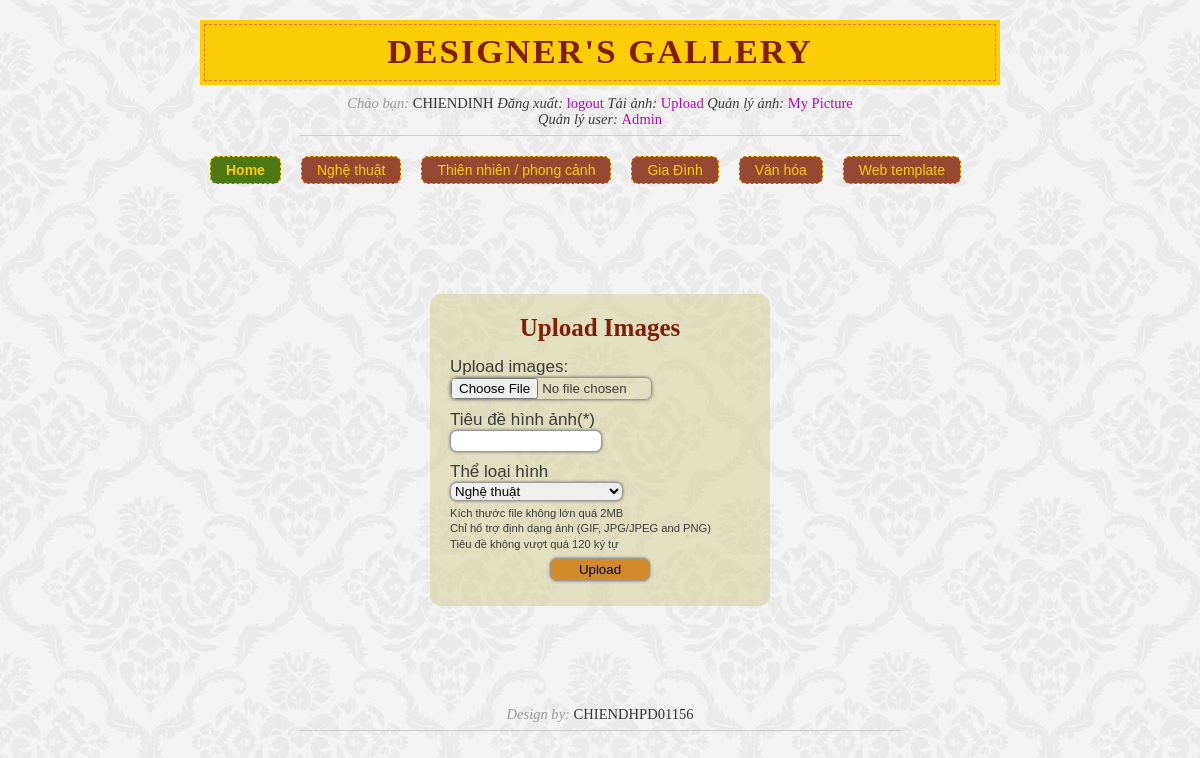
The app's page /upload_images.php (signed in) with its own data.
### tables this page shows
CREATE TABLE IF NOT EXISTS `typeimage` (
  `typeimage_id` tinyint(3) unsigned NOT NULL AUTO_INCREMENT,
  `typeimage_name` varchar(50) NOT NULL,
  PRIMARY KEY (`typeimage_id`)
);

### upload_images.php (the view, shortened to what this page needs)
<?php
	include 'header.php';
?>
	<div id="content">
    <div id="login">
<?php
    if(isset($_SESSION['login'])){
?>
    	<h2>Upload Images</h2>
    	<form action="upload_process.php" method="post" enctype="multipart/form-data">
        	<ul>
            	<li>
                <label class="upload">Upload images: </label>
                <input type="file" name="uploadfile" />
                </li>
                <li><label class="upload">Tiêu đề hình ảnh(*)</label><input type="text" name="titleIMG" /></li>
                <li>
                	<label>Thể loại hình</label>
                    <select name="typeIMG">
            	<?php
					$query = 'SELECT * FROM typeimage';
					$result = mysql_query($query,$db) or die(mysql_error($db));
					while($row = mysql_fetch_array($result)){
						echo '<option value="'.$row['typeimage_id'].'">'.$row['typeimage_name'].'</option>';
					}
				?>
                    </select>
                </li>
                <li style="padding: 0">Kích thước file không lớn quá 2MB</li>
                <li style="padding: 0">Chỉ hổ trợ định dạng ảnh (GIF, JPG/JPEG and PNG)</li>
				<li style="padding: 0">Tiêu đề không vượt quá 120 ký tự</li>
                <li><input type="submit" name="upload" value="Upload" /></li>
            </ul>
        </form>
<?php
	}else{
		echo '<p style="font-size: 15px;color:#4B7E1E;">Bạn chưa đăng nhập<br />
        Hệ thống sẽ về trang chủ trong giây lát</p>';
	}
 ?>
    </div>
    </div>
<?php include 'footer.php';?>

### header.php (shortened to what this page needs)
<?php
    $db = mysql_connect(MYSQL_HOST,MYSQL_USER) or die('Khong ket noi duoc CSDL');
?>
<!DOCTYPE html PUBLIC "-//W3C//DTD XHTML 1.0 Transitional//EN" "http://www.w3.org/TR/xhtml1/DTD/xhtml1-transitional.dtd">
<html xmlns="http://www.w3.org/1999/xhtml">
<head>
	<link rel="stylesheet" href="css/lightbox.css" type="text/css" media="screen" />
	<link rel="stylesheet" href="css/styles.css" type="text/css" media="screen" />
</head>
<body>
<div id="wrap">
	<div id="header">
		<h1><em>Designer's Gallery</em></h1>
    <?php
        if(isset($_SESSION['login']) and isset($_SESSION['user'])){
    ?>
        <p class="about">
            <em>Chào bạn: </em><a href="user_manual.php"><?php echo $_SESSION['user'];?></a>
            <span><em>Đăng xuất: </em><a href="login.php?logout=yes">logout</a>
            <em>Tải ảnh: </em><a href="upload_images.php">Upload</a>
            <em>Quản lý ảnh: </em><a href="personal_images.php">My Picture</a>
    <?php
		$query = 'SELECT user_id FROM user WHERE user_id="'.$_SESSION['login'].'"AND user_level=1';
		$result = mysql_query($query,$db) or die(mysql_error($db));
		if(mysql_num_rows($result) > 0){
			echo '<br /><em>Quản lý user: </em><a href="admin.php">Admin</a>';
		}
	?>
        	</span>
        </p>
    <?php } ?>
	</div>
	<div id="navigation">
		<ul>
            <li><a class="home" href="Index.php">Home</a></li>
    <?php
        $query = 'SELECT * FROM typeimage';
        $result = mysql_query($query,$db) or die(mysql_error($db));
        while($row = mysql_fetch_array($result)){
            echo '<li><a href="Index.php?page='.$row['typeimage_id'].'">'.$row['typeimage_name'].'</a></li>';
        }
    ?>
		</ul>
	</div>

### css/styles.css (style rules this page uses)
* { margin: 0; padding: 0; }
a { color: #ba05ba; text-decoration: none; }
ul { list-style: none; }
body { background: url(../images/bg.jpg); }
#wrap { margin: 0 auto; padding: 0; width: 800px; font: 70%/140% Arial, Helvetica, sans-serif; color: #3a3a3a; }
#header h1 { background: #fdcd07; margin: 20px 0 10px; padding: 4px; text-align: center; color: #801d03; font: bold 310%/100% Garamond, Georgia, serif; letter-spacing: 2px; text-transform: uppercase; }
#header h1 em { border: dashed 1px #e3792c; display: block; padding: 10px 0; font-style: normal; }
p.about { width: 600px; margin: 0 auto 20px; text-align: center; border-bottom: solid 1px #ccc; padding: 0 0 8px 0; font: 130%/110% Garamond, Georgia, serif; }
p.about >a { color: #333; text-decoration: none; text-transform: uppercase; }
p.about >em { color: #999; }
#navigation { width: 100%; margin: 0 auto; text-align: center; font: 14px tahoma, helvetica,arial, sans-serif; }
#navigation ul { margin: 0 auto; width: 100%; }
#navigation li { display: inline; padding: 0 10px; float: left; }
#navigation li a { display: block; padding: 5px 15px; color: #fdcd07; background: #974833; border: dashed 1px #fdcd07; border-radius:7px; -moz-border-radius:7px; -webkit-border-radius:7px; }
#navigation li a.home { font-weight: bold; }
#content { padding-top: 10px; min-height: 400px; clear: both; overflow: hidden; }
#login { width: 300px; padding: 20px; margin: 100px auto; background: #E1DDBF; background: rgba(211,203,143,0.5); border-radius: 10px; -moz-border-radius: 10px; -webkit-border-radius: 10px; }
#login h2 { padding-bottom: 10px; text-align: center; font: bold 25px georgia, serif; color: #801D03; }
#login li { padding: 5px 0; }
#login label { width: 140px; display: block; float: left; font: 17px tahoma,verdana,arial, sans-serif; }
#login input, #login select { border: 1px solid #999; border-radius: 7px; -moz-border-radius: 7px; -webkit-border-radius: 7px; box-shadow: 0 0 3px rgba(0, 0, 0, 0.5); -moz-box-shadow: 0 0 3px rgba(0, 0, 0, 0.5); -webkit-box-shadow: 0 0 3px rgba(0, 0, 0, 0.5); }
#login input[type=password], #login input[type=text], #login option { width: 150px; height: 20px; }
#login input[type=submit] { width: 100px; margin-left: 100px; background: #D38A2A; padding: 3px; }

### upload_images.php (style rules this page uses)
#login input[type=file] { width: 200px; clear:both; }
#login label.upload { clear: both; width: 200px; }

### records on screen
typeimage: typeimage_name "Nghệ thuật"
typeimage: typeimage_name "Thiên nhiên / phong cảnh"
typeimage: typeimage_name "Gia Đình"
typeimage: typeimage_name "Văn hóa"
typeimage: typeimage_name "Web template"

### other values on screen
$_SESSION['user'] "CHIENDINH"
form field typeIMG "Nghệ thuật"
